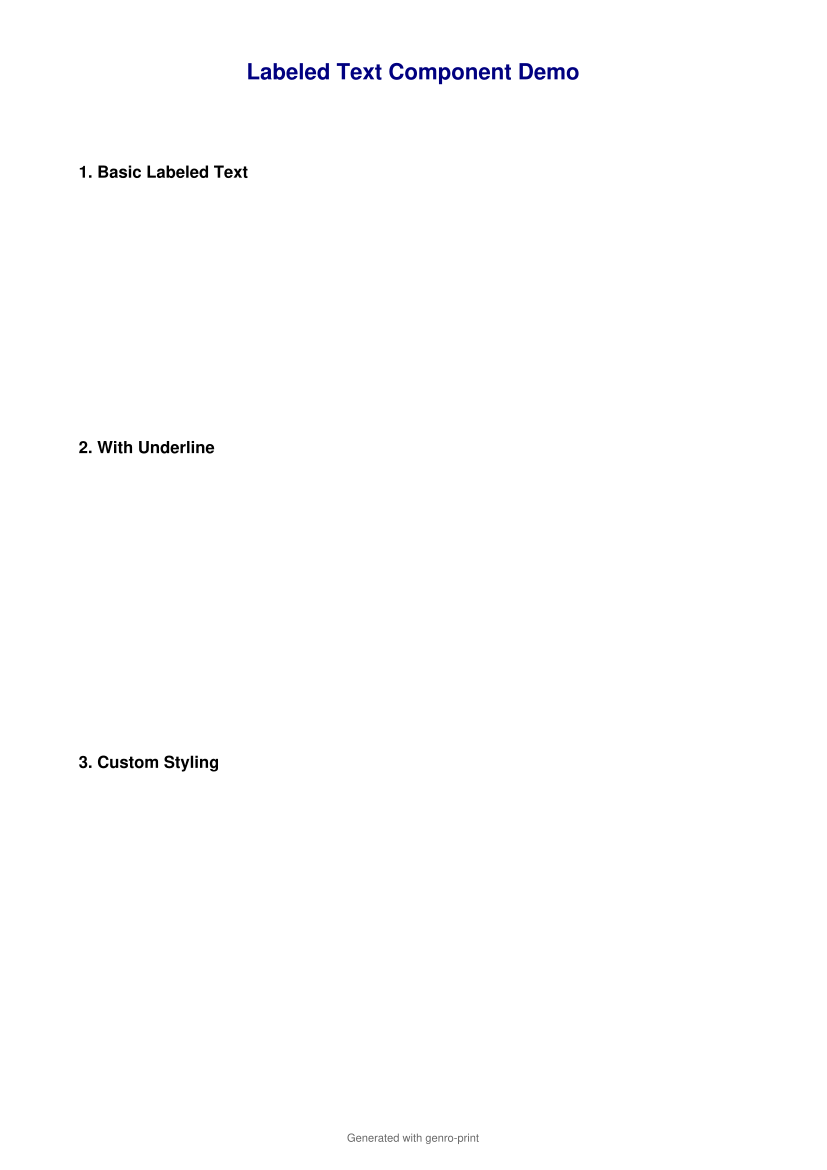

Write Python code to recreate this figure.
# Copyright 2025 Softwell S.r.l. - Licensed under Apache License 2.0
# See LICENSE file for details
"""Example: labeledtext component demo.

Demonstrates the labeledtext component for labeled fields.
"""

from pathlib import Path

from genro_print.enhanced_print_app import EnhancedPrintApp


class LabeledTextDemo(EnhancedPrintApp):
    """Demonstration of labeledtext component."""

    def recipe(self, root):
        doc = root.document(width=210.0, height=297.0)

        # Title
        doc.statictext(
            x=105, y=20, text="Labeled Text Component Demo",
            align="center", fontname="Helvetica-Bold", size=16, color="navy"
        )

        # --- Section 1: Basic labeled text ---
        doc.statictext(x=20, y=45, text="1. Basic Labeled Text",
                       fontname="Helvetica-Bold", size=12)

        doc.labeledtext(x=20, y=60, label="Nome:", value="Mario Rossi")
        doc.labeledtext(x=20, y=75, label="Email:", value="mario.rossi@example.com")
        doc.labeledtext(x=20, y=90, label="Telefono:", value="+39 02 1234567")

        # --- Section 2: With border bottom (underline) ---
        doc.statictext(x=20, y=115, text="2. With Underline",
                       fontname="Helvetica-Bold", size=12)

        doc.labeledtext(x=20, y=130, label="Fattura N°:", value="2025/001",
                        border_bottom=True)
        doc.labeledtext(x=20, y=150, label="Data:", value="27/01/2025",
                        border_bottom=True)
        doc.labeledtext(x=20, y=170, label="Importo:", value="€ 1.220,00",
                        border_bottom=True, border_color="navy", border_width=1)

        # --- Section 3: Custom styling ---
        doc.statictext(x=20, y=195, text="3. Custom Styling",
                       fontname="Helvetica-Bold", size=12)

        # Label not bold
        doc.labeledtext(x=20, y=210, label="Campo:", value="valore",
                        label_bold=False)

        # Fixed label width for alignment
        doc.labeledtext(x=20, y=225, label="Nome:", value="Mario",
                        label_width=30)
        doc.labeledtext(x=20, y=240, label="Cognome:", value="Rossi",
                        label_width=30)
        doc.labeledtext(x=20, y=255, label="CF:", value="RSSMRA80A01H501X",
                        label_width=30)

        # Footer
        doc.statictext(
            x=105, y=290, text="Generated with genro-print",
            align="center", fontname="Helvetica", size=8, color="#666666"
        )


if __name__ == "__main__":
    report = LabeledTextDemo()
    output = Path(__file__).parent / "labeled_text_demo.pdf"
    report.save(str(output))
    print(f"PDF saved to {output}")
